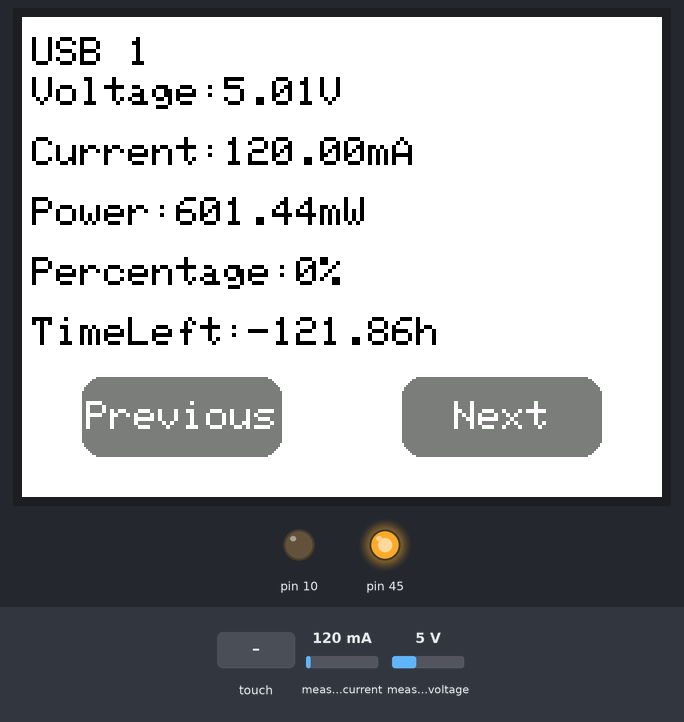
Recording of a sketch running on a simulated Arduino Mega 2560, built with avr-gcc and run on an emulated ATmega2560. Parts: 320×240 colour display, output pins drawn as LEDs (lit = HIGH). Wiring (inferred from the names in the program): INA219 current sensor at I2C address 0x40. Inputs (shaded band) come from the test bench; at power-on: measured voltage 5 V, measured current 120 mA. Storage starts empty; what the sketch prints to the serial monitor is not drawn.

Above: at 1.4 s.
1.5 s: measured voltage set to 11.2 V
At 2.1 s:
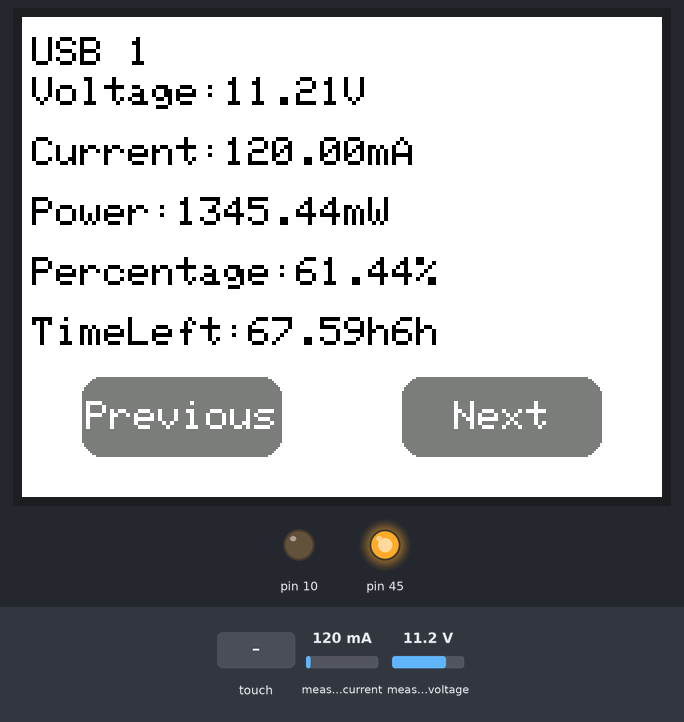
3.1 s: touch panel pressed at 87 % / 70 % of its raw x / y range
At 3.2 s:
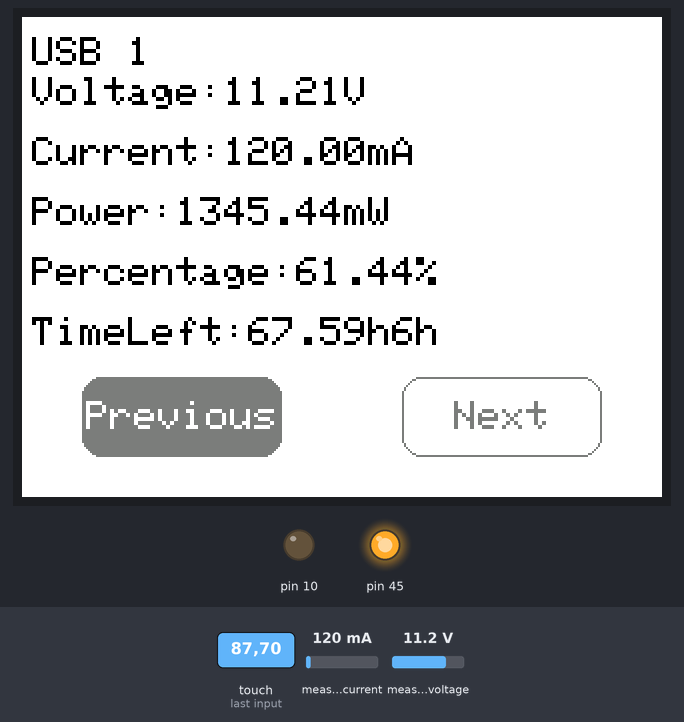
4.7 s: touch panel pressed at 87 % / 30 % of its raw x / y range
At 4.84 s:
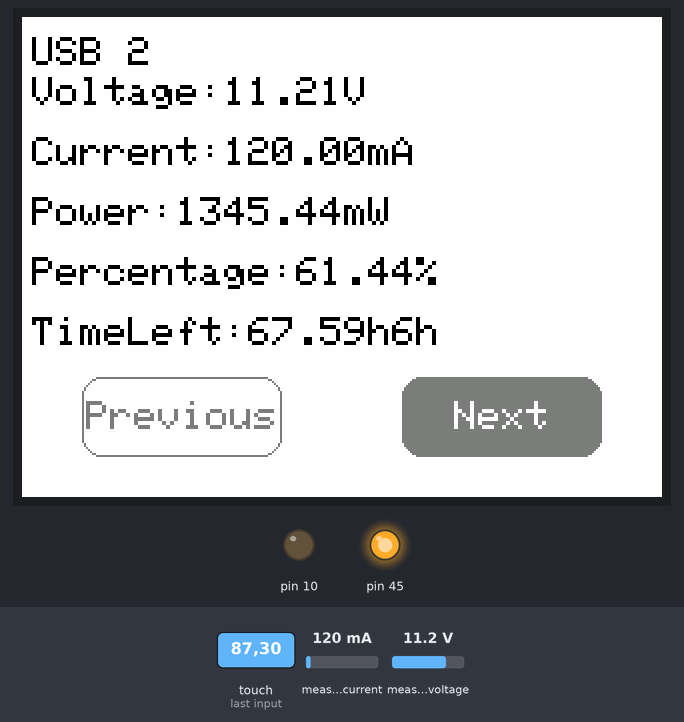
6.4 s: measured voltage set to 3.8 V
At 7.4 s:
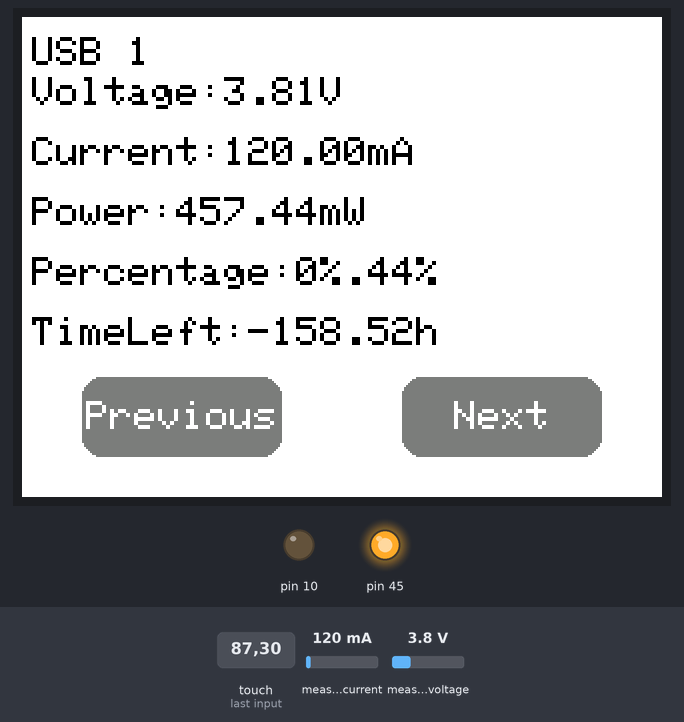
8.0 s: measured current set to 40 mA
At 9.2 s:
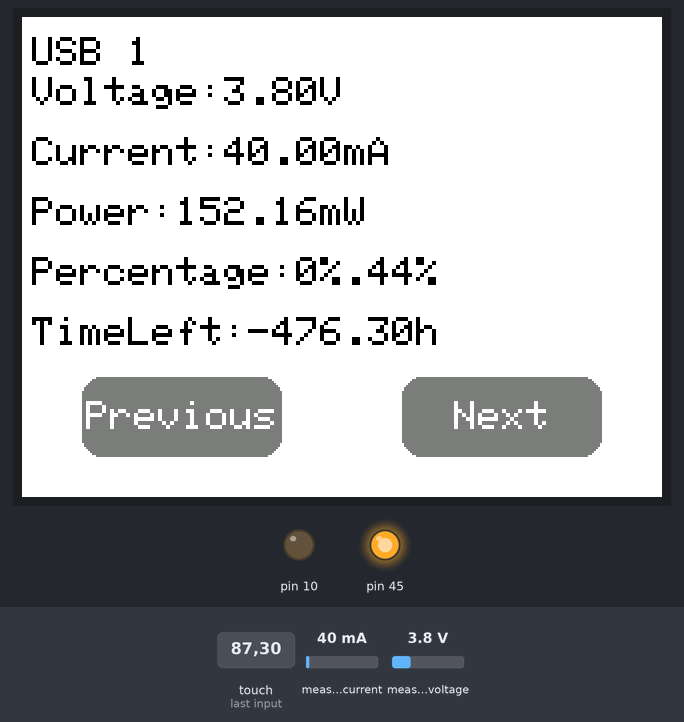
9.5 s: measured current set to 500 mA
At 10.4 s:
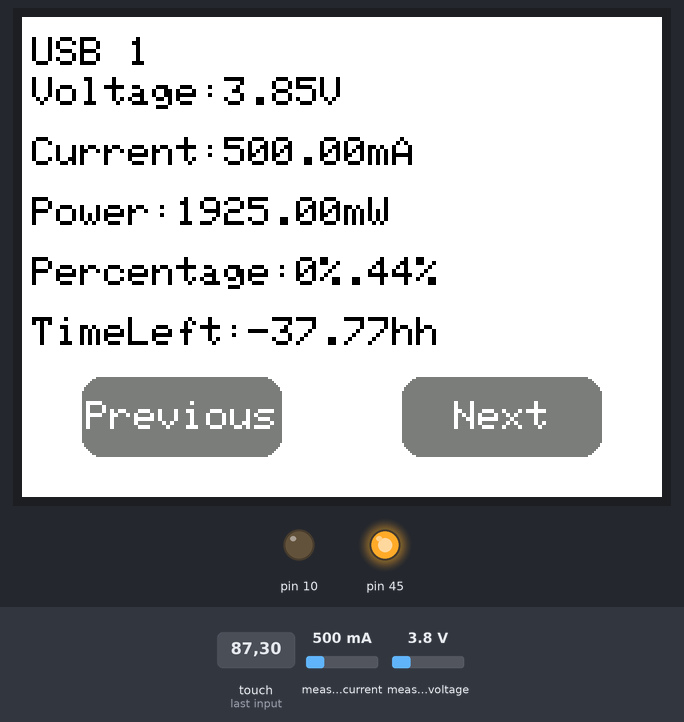
Timing chart, 0 to 12.1 s (numbered marks = the images above; inputs shaded):
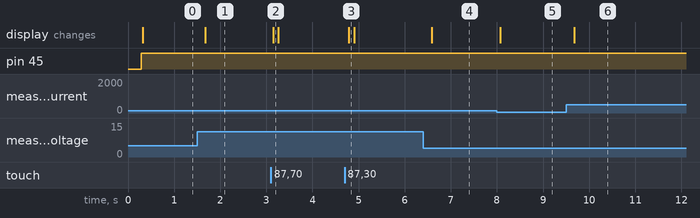

Measured:
- after the input at 1.5 s, the display: changes after 0.18 s (image 1)
- after the input at 3.1 s, the display: changes at once (image 2)
- after the input at 4.7 s, the display: changes after 0.09 s (image 3)
- after the input at 6.4 s, the display: changes after 0.19 s (image 4)
- after the input at 8.0 s, the display: changes after 0.07 s (image 5)
- after the input at 9.5 s, the display: changes after 0.17 s (image 6)

The sketch:

PowerCore_v6.ino
```cpp
/*
  Code for running the touchscreen and sensor components used in the power bank project named PowerCore.
  It contains the drivers for the screen, as well as, the UI for accessing the Voltage, Current, Power, Energy, Percentage and Time to Charge.
  This also includes the functions for the collecting and displaying values from an INA219 current sensor.
*/
//Libraries
// Adafruit GFX Library - Version: 1.5.3
#include <Adafruit_GFX.h>
#include <Adafruit_SPITFT.h>
#include <Adafruit_SPITFT_Macros.h>
#include <gfxfont.h>

#include <SD.h>
#include <SPI.h>

#include <Wire.h>
#include <Adafruit_INA219.h>

// MCUFRIEND_kbv - Version: Latest
#include <MCUFRIEND_kbv.h>
#include <Adafruit_TFTLCD.h> // Hardware-specific library
#include <TouchScreen.h> //Touchscreen library

//Defining pins for LCD
#define LCD_RESET A4 //Reset pin
#define LCD_CS A3 // Chip Select to Analog 3
#define LCD_CD A2 // Command/Data to Analog 2
#define LCD_WR A1 // LCD Write to Analog 1
#define LCD_RD A0 // LCD Read to Analog 0
#define YP A3 // must be an analog pin, use "An" notation!
#define XM A2 // must be an analog pin, use "An" notation!
#define YM 9 // can be a digital pin
#define XP 8 // can be a digital pin

//Define extreme ends of the touchscreen|For calibration
#define TS_MINX 190
#define TS_MAXX 920
#define TS_MINY 190
#define TS_MAXY 900

//Assigning names to color values
#define BLACK 0x0000
#define BLUE 0x001F
#define RED 0xF800
#define GREEN 0x07E0
#define CYAN 0x07FF
#define MAGENTA 0xF81F
#define YELLOW 0xFFE0
#define WHITE 0xFFFF
#define DARKGRAY 0x7BEF

//Max and Min Pressure to Register a Touch
#define MINPRESSURE 200
#define MAXPRESSURE 1000

//Variables for timer to update screen
long previousLCDMillis = 0;
long lcdInterval = 100;
bool screenChange = true;

//Variables for SD functions
File sensorData;
const int chipSelect = 10;

//Variables for Sensor Info
float shuntvoltage = 0;
float busvoltage = 0;
float current_mA = 0;
float loadvoltage = 0;
float energy = 0;
Adafruit_INA219 ina219;
//String to Display on screen
String volt;
String mA;
String mW;
//String mWh;
String Percent;
String Time_Left = "Time Left:";

//Status to show if Dischargin or Charging
bool status;

////////////////////////////////////////////////////
//              Screen and UI                     //
////////////////////////////////////////////////////

MCUFRIEND_kbv tft;//Creates TFT object and provides SPI communication
TouchScreen ts = TouchScreen(XP, YP, XM, YM, 300);//Creates Touchscreen object using specified pins|300 is touch resistance

/*******UI details ********/
#define BUTTON_X 80
#define BUTTON_Y 200
#define BUTTON_W 100
#define BUTTON_H 40
#define BUTTON_TEXTSIZE 2

#define TEXT_X 5
#define TEXT_Y 30
#define TEXT_SPACING 30
#define TEXT_SIZE 2
#define TEXT_COLOR BLACK

/***************************/

//Current USB port info on Screen
int USB_port = 1;

//Creating Buttons to cycle through pages
Adafruit_GFX_Button buttons[2];
char buttonlabels[2][10]= {"Next", "Previous"};
uint16_t buttoncolor = DARKGRAY;

//Creating labels for the information on the display
String Labels[6] = {"Voltage:", "Current:", "Power:", "Energy:", "Percentage:", "TimeLeft:"};

void setup() {
  Serial.begin(9600);
  Serial.println(F("PowerCore Program"));//Name of Battery Program
  Serial1.begin(9600);

  uint16_t ID = tft.readID();//reads ID of screen to start LCD driver
  tft.begin(ID);
  tft.setRotation(1);//rotates screen 90 degrees
  tft.fillScreen(WHITE);

  Serial.println("Display: " + String(tft.width()) + String(tft.height()));

  //Power XBee
  pinMode(45, OUTPUT);

  //Setup SD
  pinMode(10, OUTPUT);
  sd_setup();

  //Initializes Current Sensor
  Serial.println("Measuring voltage and current with INA219");
  ina219.begin();

  //Initializes and Draws Buttons
  buttons[0].initButton(&tft, BUTTON_X, BUTTON_Y, BUTTON_W, BUTTON_H, buttoncolor, buttoncolor,
  WHITE, buttonlabels[1], BUTTON_TEXTSIZE);
  buttons[0].drawButton();
  buttons[1].initButton(&tft, BUTTON_X + 160, BUTTON_Y, BUTTON_W, BUTTON_H, buttoncolor, buttoncolor,
  WHITE, buttonlabels[0], BUTTON_TEXTSIZE);
  buttons[1].drawButton();

}

//Sets dimensions of Screen to Consts
const int SCREEN_WIDTH = tft.width();
const int SCREEN_HEIGHT = tft.height();

void loop() {

  digitalWrite(45, HIGH);

//Check if screen is ready to update
long currentLCDMillis = millis();
  if (currentLCDMillis - previousLCDMillis > lcdInterval){
    previousLCDMillis = currentLCDMillis;
    screenChange = true;
    }

  if (screenChange){
    screenChange = false;
    prepareData();
    displayData();
    saveData();
    }

  digitalWrite(13, HIGH);
  TSPoint p = ts.getPoint();//gets raw coordinates of touchscreen
  //digitalWrite(13, HIGH);
  pinMode(XM, OUTPUT);
  pinMode(YP, OUTPUT);

  //Checks if the Screen was Pressed Depending on Threshold
  if (p.z > MINPRESSURE && p.z < MAXPRESSURE) {
    //Converts raw x and y values to fit screen dimensions
    p.x = (SCREEN_WIDTH - map(p.x, TS_MINX, TS_MAXX, SCREEN_WIDTH, 0));
    p.y = (SCREEN_HEIGHT - map(p.y, TS_MINY, TS_MAXY, SCREEN_HEIGHT, 0));

  //Serial.println(String(p.y) + " " + String(p.x));
  }

  //Checks if Buttons were Pressed
  for (uint8_t b = 0; b < 2; b++) {
    if (buttons[b].contains(p.y, p.x)) {
      buttons[b].press(true); // tell the button it is pressed
      buttons[b].drawButton(true); //draw invert
      cycleUSBport(b);
      delay(100);
      buttons[b].drawButton(); //draw normal button
    } else {
      buttons[b].press(false); // tell the button it is NOT pressed
    }
  }

  //Transmits Data
  Xtransmission();
}

//CUSTOM FUNCTIONS
//////////////////////////////////////////
//Determines USBport from button presses
void cycleUSBport(int b){
  if (b == 0){
        if (USB_port == 1){
          USB_port = 4;
        } else{
          USB_port --;
        }
  }
  else if (b == 1){
        if (USB_port == 4){
          USB_port = 1;
        } else{
          USB_port ++;
          Serial.println(USB_port);
        }
  }
}

//////////////////////////////////////////

void displayData() {
  tft.setTextColor(BLACK, WHITE);
  tft.setCursor(5, 10);
  tft.setTextSize(TEXT_SIZE);
  tft.print("USB " + String(USB_port));
  tft.setCursor(TEXT_X, TEXT_Y);
  tft.setTextColor(TEXT_COLOR, WHITE);
  tft.setTextSize(TEXT_SIZE);
  tft.print(volt);
  tft.setCursor(TEXT_X, TEXT_Y + (TEXT_SPACING));
  tft.setTextColor(TEXT_COLOR, WHITE);
  tft.setTextSize(TEXT_SIZE);
  tft.print(mA);
  tft.setCursor(TEXT_X, TEXT_Y + 2 * (TEXT_SPACING));
  tft.setTextColor(TEXT_COLOR, WHITE);
  tft.setTextSize(TEXT_SIZE);
  tft.print(mW);
  /*
  tft.setCursor(TEXT_X, TEXT_Y +  3 * (TEXT_SPACING));
  tft.setTextColor(TEXT_COLOR, WHITE);
  tft.setTextSize(TEXT_SIZE);
  tft.print(mWh);
  */
  tft.setCursor(TEXT_X, TEXT_Y +  3 * (TEXT_SPACING));
  tft.setTextColor(TEXT_COLOR, WHITE);
  tft.setTextSize(TEXT_SIZE);
  tft.print(Percent);
  tft.setCursor(TEXT_X, TEXT_Y +  4 * (TEXT_SPACING));
  tft.setTextColor(TEXT_COLOR, WHITE);
  tft.setTextSize(TEXT_SIZE);
  tft.print(Time_Left);

}

//////////////////////////////////////////
//Gather values from current sensor and turns them into strings to display on screen
void prepareData() {
  shuntvoltage = ina219.getShuntVoltage_mV();
  busvoltage = ina219.getBusVoltage_V();
  current_mA = ina219.getCurrent_mA();
  loadvoltage = busvoltage + (shuntvoltage / 1000);
  //energy = energy + loadvoltage * current_mA / 3600;
  volt = Labels[0] + String(loadvoltage) + "V ";
  mA = Labels[1] + String(current_mA) + "mA  ";
  mW = Labels[2] + String(loadvoltage * current_mA) + "mW  ";
  //mWh = Labels[3] + String(energy) + "mWh  ";

  if(loadvoltage > 9.00){
    Percent = Labels[4] + String(((loadvoltage - 9.00) / 3.6) * 100) + "%";
  }
  else
  {
    Percent = Labels[4] + "0%";
  }

  if(current_mA > 0){
    Time_Left = Labels[5] + String(13200 * ((loadvoltage - 9.00) / 3.6) / current_mA) + "h";
  }

  /*
  Serial.print(volt);
  Serial.println("V");
  Serial.print(current_mA);
  Serial.println("mA");
  Serial.print(loadvoltage * current_mA);
  Serial.println("mW");
  Serial.print(energy);
  Serial.println("mWh");
  */
}


//////////////////////////////////////////
void sd_setup()
{

  Serial.print("Initializing SD card...");
  // IF FAILURE OCCURS:
    if (!SD.begin(chipSelect)) {
      Serial.println("initialization failed!");
      return;
    }

  Serial.println("initialization done.");
}

//////////////////////////////////////////
void saveData(){
    if(SD.exists("data.csv")){ // check the card is still there
      // now append new data file
      Serial.println("data.csv exists");
      sensorData = SD.open("data.csv", FILE_WRITE);
      if (sensorData){
      sensorData.println(volt + " " + mA + " " + mW);
      sensorData.close(); // close the file
    }
  }
  else{
    Serial.println("Error writing to file !");
  }
}

//////////////////////////////////////////
void Xtransmission()
{
 Serial1.print(volt);
 Serial1.print(mA);
 Serial1.print(mW);
 //Serial1.print(mWh);
 Serial1.print(Time_Left);

}
```
